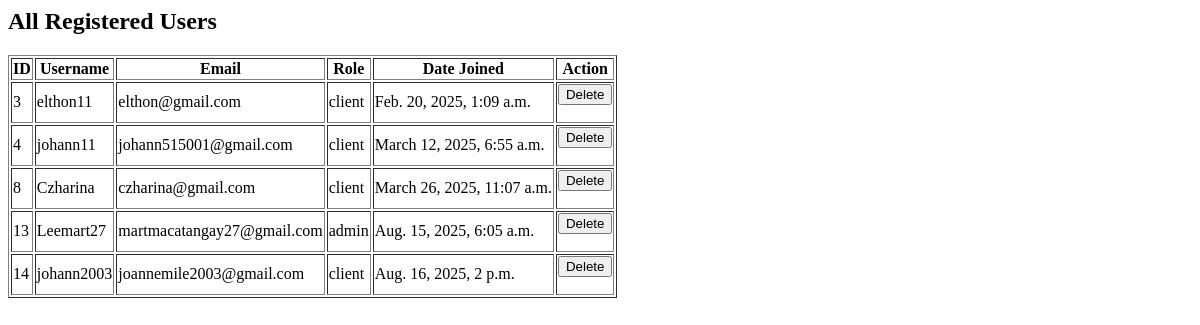
Before: /users/ with the older database file.
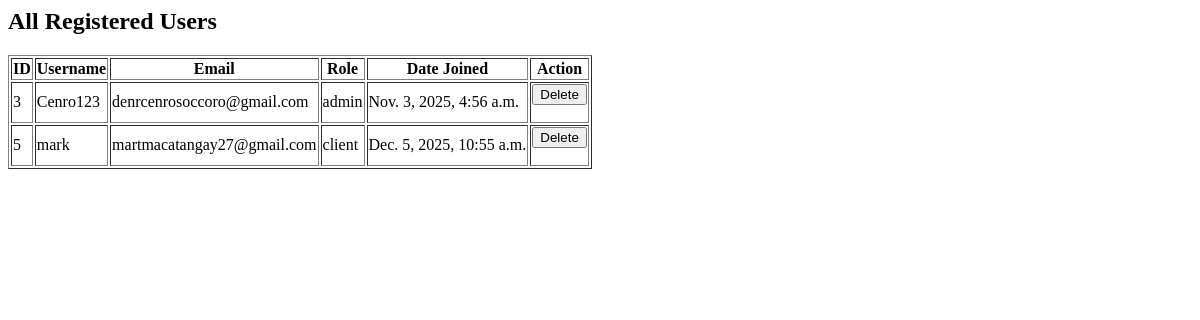
After: the same page with the newer database file.
### myapp/models.py (models this page shows)
class CustomUser(AbstractUser):
    ROLE_CHOICES = (
        ('admin', 'Admin'),
        ('client', 'Client'),
    )
    email = models.EmailField(unique=True)
    role = models.CharField(max_length=10, choices=ROLE_CHOICES, default='client')
    is_verified = models.BooleanField(default=False)  # <--- Add this
    USERNAME_FIELD = 'email'
    REQUIRED_FIELDS = ['username']

### myapp/views.py (the view)
# urls.py: path("", user_list_view, name="users_list"),  # Ensure this matches your redirect
def user_list_view(request):
    users = CustomUser.objects.all()  # Fetch all users from the database
    return render(request, 'user_list.html', {'users': users})

### myapp/templates/user_list.html (shortened to what this page needs)
<h2>All Registered Users</h2>
<table border="1">
    <thead>
        <tr>
            <th>ID</th>
            <th>Username</th>
            <th>Email</th>
            <th>Role</th>
            <th>Date Joined</th>
            <th>Action</th>
        </tr>
    </thead>
    <tbody>
        {% for user in users %}
        <tr>
            <td>{{ user.id }}</td>
            <td>{{ user.username }}</td>
            <td>{{ user.email }}</td>
            <td>{{ user.role }}</td>
            <td>{{ user.date_joined }}</td>
            <td>
                <form action="{% url 'delete_user' user.id %}" method="post">
                    <button type="submit" onclick="return confirm('Are you sure you want to delete this user?');">
                        Delete
                    </button>
                </form>
            </td>
        </tr>
        {% endfor %}
    </tbody>
</table>

Changed rows visible on the page:
removed CustomUser: id "4", username "johann11", email "johann515001@gmail.com", role "client", date_joined "March 12, 2025, 6:55 a.m."
removed CustomUser: id "8", username "Czharina", email "czharina@gmail.com", role "client", date_joined "March 26, 2025, 11:07 a.m."
removed CustomUser: id "13", username "Leemart27", email "martmacatangay27@gmail.com", role "admin", date_joined "Aug. 15, 2025, 6:05 a.m."
removed CustomUser: id "14", username "johann2003", email "joannemile2003@gmail.com", role "client", date_joined "Aug. 16, 2025, 2 p.m."
changed CustomUser id 3: username "elthon11" → "Cenro123"; email "elthon@gmail.com" → "denrcenrosoccoro@gmail.com"; role "client" → "admin"; date_joined "Feb. 20, 2025, 1:09 a.m." → "Nov. 3, 2025, 4:56 a.m."
added CustomUser: id "5", username "mark", email "martmacatangay27@gmail.com", role "client", date_joined "Dec. 5, 2025, 10:55 a.m."
